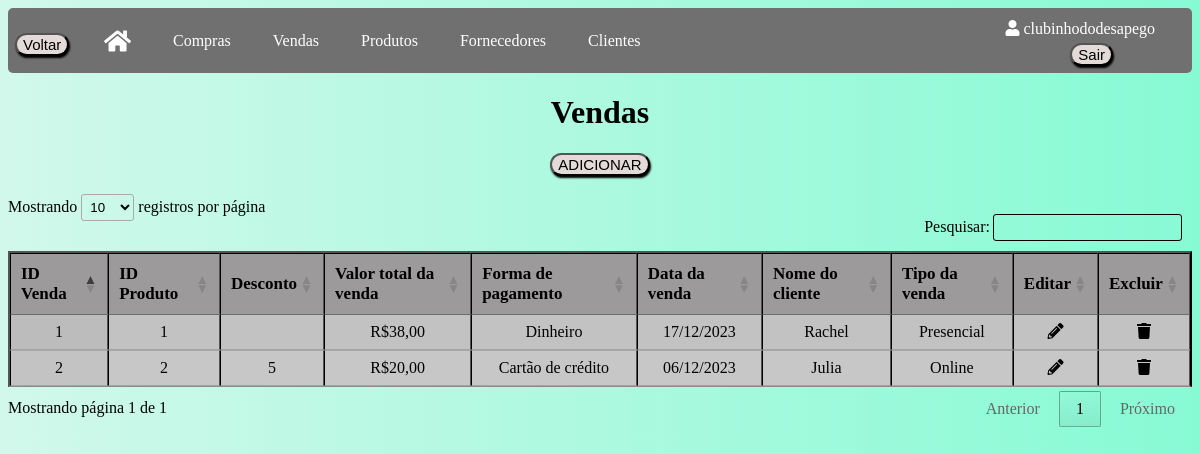
Page /vendas (signed in) on the earlier database version.
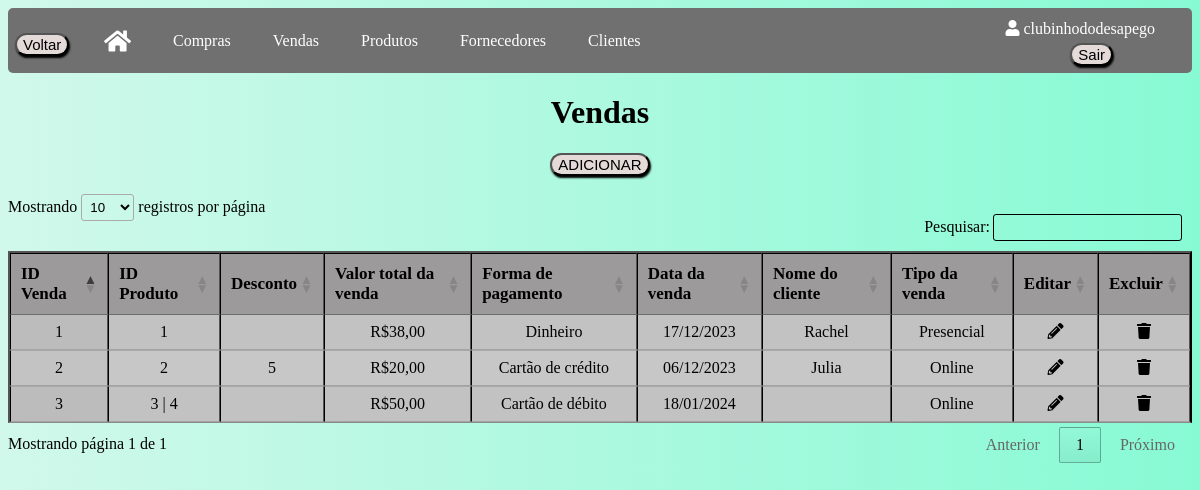
Same page on the later database version.
### app/models/tables.py (models this page shows, shortened)
class Venda(db.Model):
    __tablename__ = "vendas"
    id = db.Column(db.Integer, primary_key=True, autoincrement=True)
    desconto = db.Column(db.Integer)
    val_total = db.Column(db.Float)
    forma_pagamento = db.Column(db.String(50))
    tipo_venda = db.Column(db.String(10))
    dta_venda = db.Column(db.Date)
    id_usuario = db.Column(db.Integer, db.ForeignKey('usuarios.id'))
    nome_cliente = db.Column(db.String, db.ForeignKey('clientes.nome'))
    produtos = db.relationship('Produto', secondary=produtos_vendas, back_populates='vendas')

class Produto(db.Model):
    __tablename__ = "produtos"
    id = db.Column(db.Integer, primary_key=True, autoincrement=True)
    descricao = db.Column(db.String(120))
    categoria = db.Column(db.String(80))
    sub_categoria = db.Column(db.String(80))
    tamanho = db.Column(db.String(30))
    cor = db.Column(db.String(30))
    medidas = db.Column(db.Integer)
    marca = db.Column(db.String(80))
    preco_custo = db.Column(db.Float)
    preco_venda = db.Column(db.Float)
    preco_final = db.Column(db.Float)
    foto = db.Column(db.LargeBinary)
    vendido = db.Column(db.Boolean, default=False)
    id_usuario = db.Column(db.Integer, db.ForeignKey('usuarios.id'))
    vendas = db.relationship('Venda', secondary=produtos_vendas, back_populates='produtos')

### app/default.py (the view)
@login_required
@app.route("/vendas", methods=['GET', 'POST'])
def vendas():
    vendas = Venda.query.filter_by(id_usuario=current_user.id).all()
    return render_template("vendas.html", vendas=vendas, format_currency=format_currency)

### app/default.py (called while the page is built)
@login_manager.user_loader
def load_user(id_usuario):
    return Usuario.query.get(int(id_usuario))

def format_currency(value):
    if value is not None:
        if isinstance(value, str):
            try:
                value = float(value.replace('R$', '').replace('.', '').replace(',', '.'))
            except ValueError:
                return None
        return f'R${value:,.2f}'.replace(',', ';').replace('.', ',').replace(';', '.')
    return None

### app/templates/vendas.html (shortened to what this page needs)
<!DOCTYPE html>
<html lang="en">
<head>
    <link rel="stylesheet" type="text/css" href="{{ url_for('static', filename='css/vendas.css') }}">
    <link rel="stylesheet" href="https://cdnjs.cloudflare.com/ajax/libs/font-awesome/5.15.3/css/all.min.css">
    <link rel="stylesheet" type="text/css" href="https://cdn.datatables.net/1.11.5/css/jquery.dataTables.min.css">
</head>
<body>
    <div class="usuario-logado"><i class="fas fa-user"></i> {{ current_user.usuario }}</div>
    <div class="logout">
        <form method="POST" action="{{ url_for('logout') }}">
            <button class="button" type="submit">Sair</button>
        </form>
    </div>
    <div class="navbar">
        <button onclick="window.history.back()" class="button button_voltar">Voltar</button>
        <a href="/home"><i class="fas fa-home icone-casa"></i></a>
        <a href="/compras">Compras</a>
        <a href="/vendas">Vendas</a>
        <a href="/produtos">Produtos</a>
        <a href="/fornecedores">Fornecedores</a>
        <a href="/clientes">Clientes</a>
    </div>
    <h1 class="titulo">Vendas</h1>
    <button class="button"><a href="vendascadastro">ADICIONAR</a></button>
    <br>
    <table id="tabelaVendas" class="tabela display" border="2">
        <thead>
            <tr>
                <th>ID Venda</th>
                <th>ID Produto</th>
                <th>Desconto</th>
                <th>Valor total da venda</th>
                <th>Forma de pagamento</th>
                <th>Data da venda</th>
                <th>Nome do cliente</th>
                <th>Tipo da venda</th>
                <th>Editar</th>
                <th>Excluir</th>
            </tr>
        </thead>
        <tbody>
            {% for venda in vendas %}
            <tr>
                <td>{{ venda.id }}</td>
                <td>
                    {% for produto in venda.produtos %}
                        {{ produto.id }}
                        {% if not loop.last %}| {% endif %}
                    {% endfor %}
                </td>
                <td>{{ venda.desconto }}</td>
                <td>{{ format_currency(venda.val_total) }}</td>
                <td>{{ venda.forma_pagamento }}</td>
                <td>{{ venda.dta_venda.strftime("%d/%m/%Y") }}</td>
                <td>{{ venda.nome_cliente }}</td>
                <td>{{ venda.tipo_venda }}</td>
                <td>
                    <a href="/editarvendas/{{ venda.id }}">
                    <div class="icon-container"><i class="fas fa-pencil-alt"></i></div>
                    </a>
                </td>
                <td>
                    <a href="/excluirvendas/{{ venda.id }}" class="excluir-venda" data-id="{{ venda.id }}" data-confirm="Tem certeza de que deseja excluir esta venda?">
                        <div class="icon-container"><i class="fas fa-trash"></i></div>
                    </a>
                </td>
            </tr>
            {% endfor %}
        </tbody>
    </table>
</body>
</html>

Differences in the rows shown:
added Venda: id "3", val_total "R$50,00", forma_pagamento "Cartão de débito", dta_venda "18/01/2024", tipo_venda "Online"
now on this page (row edited): Produto: id "3"
now on this page (row edited): Produto: id "4", shown under "3"
